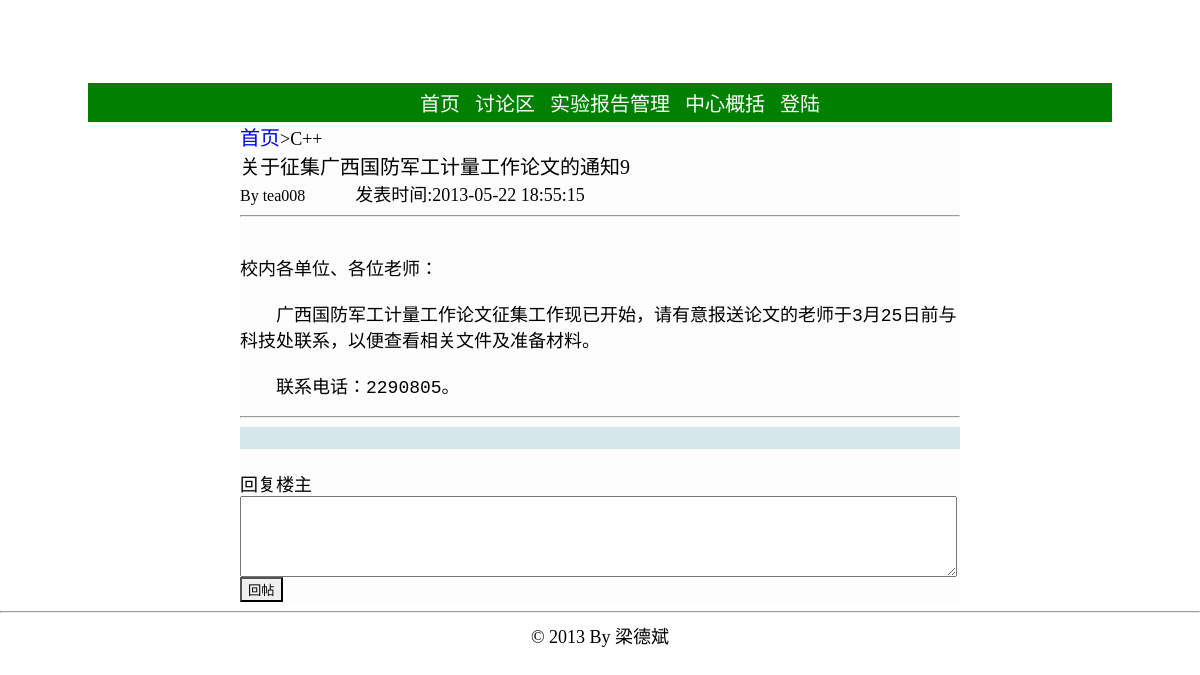
The page /bbs.php?topic=85 on the database as committed earlier.
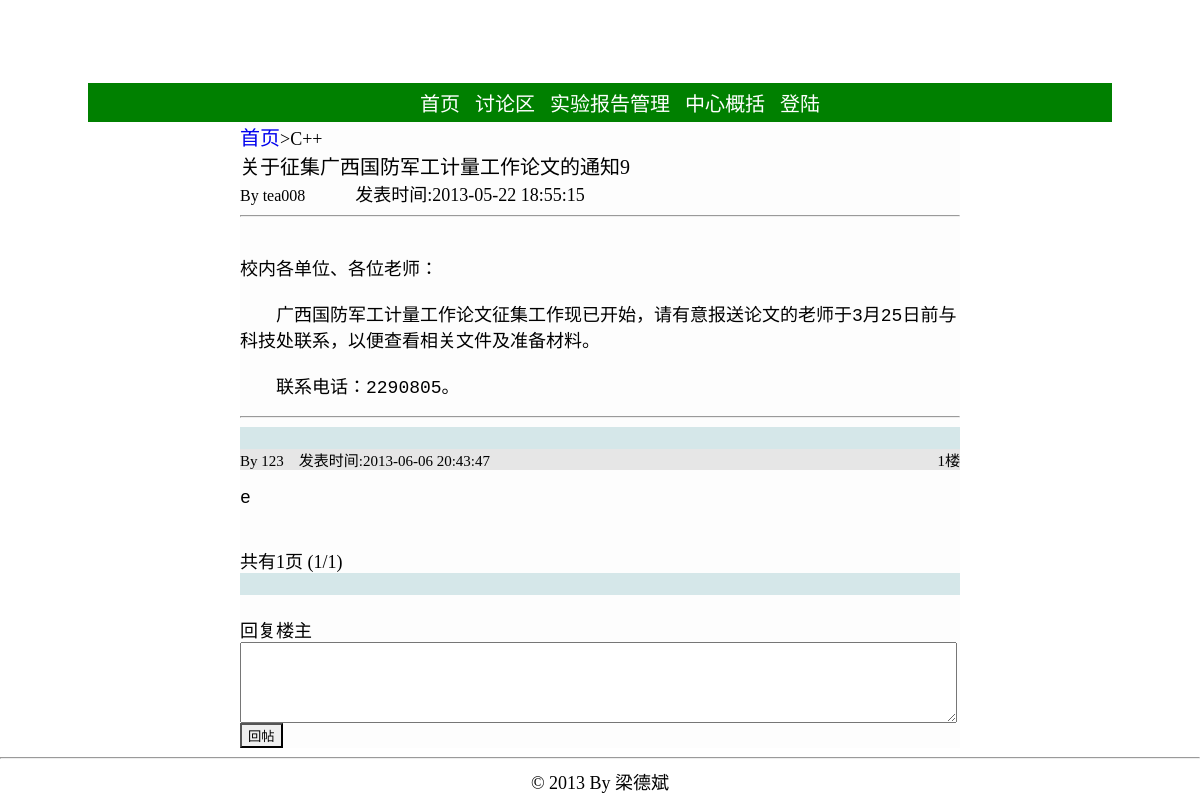
The same page on the database as committed later.
### tables this page shows
CREATE TABLE `reply` (
  `reply_id` int(11) NOT NULL AUTO_INCREMENT,
  `author` varchar(12) DEFAULT NULL,
  `body` varchar(600) NOT NULL,
  `reply_time` datetime DEFAULT NULL,
  `floor` int(11) DEFAULT NULL,
  `post_id` int(11) DEFAULT NULL,
  PRIMARY KEY (`reply_id`)
);

### bbs.php (the view, shortened to what this page needs)
<!DOCTYPE html PUBLIC "-//W3C//DTD XHTML 1.0 Transitional//EN" "http://www.w3.org/TR/xhtml1/DTD/xhtml1-transitional.dtd">
<html>
<head>
<link rel="stylesheet" type="text/css" href="./static/css/global.css"></link>
</head>
<?php
include './config.php';
?>
<div style="background-image:url(./static/image/topback.jpg);width:1024px;height:80px;margin-left: auto; margin-right: auto;"></div>
<div class="sep3"></div>
<div class="nav">
	<ul class="nav_mid" >
		<li><a href="./index.php" class="font_white">首页</a></li>
		<li><a href="./bbs.php" class="font_white">讨论区</a></li>
		<li><a href="./report.php" class="font_white">实验报告管理</a></li>
			<li><a href="./about_center.php" class="font_white">中心概括</a></li>
			<?php
			if (! isset ( $_SESSION ['user'] ) || NULL == $_SESSION ['user']) {
				echo "<li><a href='./login.php' class='font_white'>登陆</a></li>";
			} else {
				echo "<li><a href='./login.php?action=logout' class='font_white'>退出</a></li>";
			}
			?>
		</ul>
</div>
<div id='topMain'>
<?php
if (isset ( $_REQUEST ['topic'] )) {
	echo "<span style='height:30px;'>";
	echo "<a href=./bbs.php style=''>首页</a>";
	echo "</span>";
	$post_id = $_REQUEST ['topic'];
	$queryStr = sprintf ( "select  *  from topic,sort where post_id='%s' and topic.sort=sort.id", $post_id );
	$result = mysql_query ( $queryStr, $conn ) or die ( "查询失败:" . mysql_error () );
	if ($rel = mysql_fetch_array ( $result )) {
		echo "<span>>{$rel['name']}</span><br />";
		echo "<span class=post_title>{$rel['title']}</span>";
		echo "<br /><span style='font-size:16px;'>By {$rel['author']}</span>";
		echo "<span style='margin-left:50px;'>发表时间:{$rel['post_time']}<span>";
		echo '<hr />';
		echo '<div class=sep10></div>';
		echo '<pre style="width:720px;">';
		echo htmlspecialchars(stripslashes($rel ['body']));
		echo '</pre>';
		echo '<hr />';
		$page_size = 10;
		$reply_page = isset ( $_REQUEST ['reply_page'] )?intval($_REQUEST ['reply_page']):1;
		$queryStr = sprintf ( "select  count(reply_id)  from reply where post_id='%s'", $post_id );
		$result2 = mysql_query ( $queryStr, $conn ) or die ( "查询失败:" . mysql_error () );
		$rel2 = mysql_fetch_array ( $result2 );
		$numrows = $rel2 [0];
		$reply_pages = intval ( $numrows / $page_size );
		if ($numrows % $page_size) {
			$reply_pages ++;
		}
		$offset = $page_size * ($reply_page - 1);
		$queryStr = sprintf ( "select  *  from reply where post_id='%s'  order by floor asc limit %s,%s", $post_id, $offset, $page_size );
		$result3 = mysql_query ( $queryStr, $conn ) or die ( "查询失败:" . mysql_error () );
		if ($rel3 = mysql_fetch_array ( $result3 )) {
			do {
				echo '<div class=bg_color></div>';
				echo "<div class=author>";
				echo "<span >By {$rel3['author']}&nbsp&nbsp&nbsp&nbsp</span>";
				echo "<span >发表时间:{$rel3['reply_time']}&nbsp&nbsp&nbsp&nbsp<span>";
				echo "<span style='float:right;'>{$rel3['floor']}楼<span>";
				echo "</div>";
				echo "<pre>";
				echo htmlspecialchars(stripslashes($rel3['body']));
				echo "</pre>";
			} while ( $rel3 = mysql_fetch_array ( $result3 ) );
			echo '<br />';
			echo "共有{$reply_pages}页 ({$reply_page}/{$reply_pages})";
		} else {
		}
		echo '<div class=bg_color></div>';
		echo '<br />回复楼主<br />';
		echo "<form method='get' action='./bbs/post_deal.php'>";
		echo "<textarea name=reply_body cols=87 rows=5 style='width:720;height:80;'></textarea>";
		echo '<br />';
		echo "<input class=button type=submit value=回帖></input>";
		echo '</form>';
	}
	else {
		echo '<br /><br />帖子不存在';
	}
}
?>
</div>
<div style="clear: both; text-align: center;">
	<hr />
	© 2013 By 梁德斌
</div>
</html>

Rows that differ between the two databases and show on the page:
added reply: author "123", reply_time "2013-06-06 20:43:47", floor "1", body "e"
Other text that changed with them:
$reply_pages: (not shown) → "1"
$reply_page: (not shown) → "1"
text now shown: "共有 页 ( / )"
